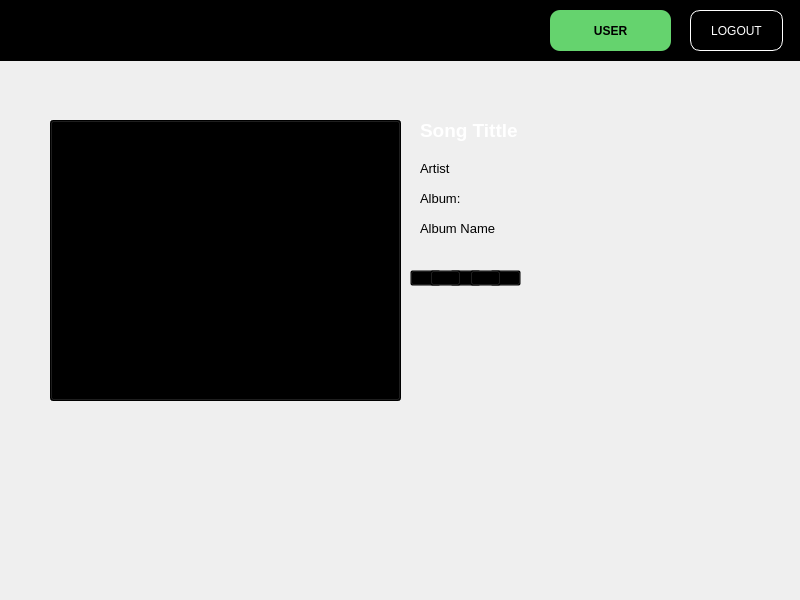
<?xml version="1.0" encoding="UTF-8"?>
<ui version="4.0">
 <class>mainSelectedSong</class>
 <widget class="QMainWindow" name="mainSelectedSong">
  <property name="geometry">
   <rect>
    <x>0</x>
    <y>0</y>
    <width>800</width>
    <height>600</height>
   </rect>
  </property>
  <property name="windowTitle">
   <string>MainWindow</string>
  </property>
  <widget class="QWidget" name="centralwidget">
   <widget class="QPushButton" name="back_btn">
    <property name="geometry">
     <rect>
      <x>-10</x>
      <y>0</y>
      <width>91</width>
      <height>51</height>
     </rect>
    </property>
    <property name="layoutDirection">
     <enum>Qt::LeftToRight</enum>
    </property>
    <property name="autoFillBackground">
     <bool>false</bool>
    </property>
    <property name="styleSheet">
     <string notr="true">
border-radius:10px;
 image: url(D:/College Stuff/Semester 8/Artificial Intelligence/FinalAI/next.png);</string>
    </property>
    <property name="text">
     <string/>
    </property>
    <property name="icon">
     <iconset>
      <normaloff>next-white.png</normaloff>next-white.png</iconset>
    </property>
    <property name="iconSize">
     <size>
      <width>32</width>
      <height>32</height>
     </size>
    </property>
    <property name="checkable">
     <bool>false</bool>
    </property>
   </widget>
   <widget class="QLabel" name="label_username">
    <property name="geometry">
     <rect>
      <x>550</x>
      <y>10</y>
      <width>121</width>
      <height>41</height>
     </rect>
    </property>
    <property name="styleSheet">
     <string notr="true">background-color:#65D36E;
font: 75 9pt &quot;MS Shell Dlg 2&quot;;
border-radius:10px;
text-align: center;
color: bkack;
font-weight: bold;</string>
    </property>
    <property name="text">
     <string>USER</string>
    </property>
    <property name="alignment">
     <set>Qt::AlignCenter</set>
    </property>
   </widget>
   <widget class="QPushButton" name="logout_btn">
    <property name="geometry">
     <rect>
      <x>690</x>
      <y>10</y>
      <width>93</width>
      <height>41</height>
     </rect>
    </property>
    <property name="styleSheet">
     <string notr="true">border:1px solid white;
border-radius:10px;
color:white;</string>
    </property>
    <property name="text">
     <string>LOGOUT</string>
    </property>
   </widget>
   <widget class="QPushButton" name="pushButton_12">
    <property name="geometry">
     <rect>
      <x>50</x>
      <y>120</y>
      <width>351</width>
      <height>281</height>
     </rect>
    </property>
    <property name="autoFillBackground">
     <bool>false</bool>
    </property>
    <property name="styleSheet">
     <string notr="true">background-color:#000000;</string>
    </property>
    <property name="text">
     <string/>
    </property>
    <property name="iconSize">
     <size>
      <width>100</width>
      <height>100</height>
     </size>
    </property>
   </widget>
   <widget class="QLabel" name="songTitle_label">
    <property name="geometry">
     <rect>
      <x>420</x>
      <y>110</y>
      <width>371</width>
      <height>41</height>
     </rect>
    </property>
    <property name="font">
     <font>
      <family>MS Shell Dlg 2</family>
      <pointsize>14</pointsize>
      <weight>75</weight>
      <italic>false</italic>
      <bold>true</bold>
     </font>
    </property>
    <property name="styleSheet">
     <string notr="true">font: 75 14pt &quot;MS Shell Dlg 2&quot;;
font-weight:bold;
color:white;</string>
    </property>
    <property name="text">
     <string>Song Tittle</string>
    </property>
   </widget>
   <widget class="QLabel" name="artistName_label">
    <property name="geometry">
     <rect>
      <x>420</x>
      <y>160</y>
      <width>361</width>
      <height>16</height>
     </rect>
    </property>
    <property name="font">
     <font>
      <pointsize>10</pointsize>
     </font>
    </property>
    <property name="text">
     <string>Artist</string>
    </property>
   </widget>
   <widget class="QLabel" name="label_3">
    <property name="geometry">
     <rect>
      <x>420</x>
      <y>190</y>
      <width>361</width>
      <height>16</height>
     </rect>
    </property>
    <property name="font">
     <font>
      <pointsize>10</pointsize>
     </font>
    </property>
    <property name="text">
     <string>Album:</string>
    </property>
   </widget>
   <widget class="QPushButton" name="star5">
    <property name="geometry">
     <rect>
      <x>490</x>
      <y>270</y>
      <width>31</width>
      <height>16</height>
     </rect>
    </property>
    <property name="styleSheet">
     <string notr="true">
background-color:transparent;</string>
    </property>
    <property name="text">
     <string/>
    </property>
    <property name="icon">
     <iconset>
      <normaloff>emptyStar.png</normaloff>emptyStar.png</iconset>
    </property>
   </widget>
   <widget class="QPushButton" name="star3">
    <property name="geometry">
     <rect>
      <x>450</x>
      <y>270</y>
      <width>31</width>
      <height>16</height>
     </rect>
    </property>
    <property name="styleSheet">
     <string notr="true">
background-color:transparent;</string>
    </property>
    <property name="text">
     <string/>
    </property>
    <property name="icon">
     <iconset>
      <normaloff>emptyStar.png</normaloff>emptyStar.png</iconset>
    </property>
   </widget>
   <widget class="QPushButton" name="star1">
    <property name="geometry">
     <rect>
      <x>410</x>
      <y>270</y>
      <width>31</width>
      <height>16</height>
     </rect>
    </property>
    <property name="styleSheet">
     <string notr="true">
background-color:transparent;</string>
    </property>
    <property name="text">
     <string/>
    </property>
    <property name="icon">
     <iconset>
      <normaloff>emptyStar.png</normaloff>emptyStar.png</iconset>
    </property>
   </widget>
   <widget class="QPushButton" name="star4">
    <property name="geometry">
     <rect>
      <x>470</x>
      <y>270</y>
      <width>31</width>
      <height>16</height>
     </rect>
    </property>
    <property name="styleSheet">
     <string notr="true">
background-color:transparent;</string>
    </property>
    <property name="text">
     <string/>
    </property>
    <property name="icon">
     <iconset>
      <normaloff>emptyStar.png</normaloff>emptyStar.png</iconset>
    </property>
   </widget>
   <widget class="QPushButton" name="star2">
    <property name="geometry">
     <rect>
      <x>430</x>
      <y>270</y>
      <width>31</width>
      <height>16</height>
     </rect>
    </property>
    <property name="styleSheet">
     <string notr="true">
background-color:transparent;</string>
    </property>
    <property name="text">
     <string/>
    </property>
    <property name="icon">
     <iconset>
      <normaloff>emptyStar.png</normaloff>emptyStar.png</iconset>
    </property>
   </widget>
   <widget class="QLabel" name="label">
    <property name="geometry">
     <rect>
      <x>0</x>
      <y>-10</y>
      <width>831</width>
      <height>71</height>
     </rect>
    </property>
    <property name="styleSheet">
     <string notr="true">background-color: #000000;
border-color:white</string>
    </property>
    <property name="text">
     <string/>
    </property>
   </widget>
   <widget class="QLabel" name="label_11">
    <property name="geometry">
     <rect>
      <x>-20</x>
      <y>-50</y>
      <width>831</width>
      <height>651</height>
     </rect>
    </property>
    <property name="font">
     <font>
      <pointsize>25</pointsize>
      <weight>75</weight>
      <bold>true</bold>
     </font>
    </property>
    <property name="text">
     <string/>
    </property>
    <property name="pixmap">
     <pixmap>ai-background.png</pixmap>
    </property>
    <property name="scaledContents">
     <bool>true</bool>
    </property>
    <property name="alignment">
     <set>Qt::AlignCenter</set>
    </property>
   </widget>
   <widget class="QLabel" name="albumName_label">
    <property name="geometry">
     <rect>
      <x>420</x>
      <y>220</y>
      <width>361</width>
      <height>16</height>
     </rect>
    </property>
    <property name="font">
     <font>
      <pointsize>10</pointsize>
     </font>
    </property>
    <property name="text">
     <string>Album Name</string>
    </property>
   </widget>
   <widget class="QLabel" name="label_2">
    <property name="geometry">
     <rect>
      <x>60</x>
      <y>130</y>
      <width>331</width>
      <height>261</height>
     </rect>
    </property>
    <property name="styleSheet">
     <string notr="true">border-radius:15px;</string>
    </property>
    <property name="text">
     <string/>
    </property>
    <property name="pixmap">
     <pixmap>song-bg.png</pixmap>
    </property>
    <property name="scaledContents">
     <bool>true</bool>
    </property>
   </widget>
   <zorder>label_11</zorder>
   <zorder>label</zorder>
   <zorder>back_btn</zorder>
   <zorder>label_username</zorder>
   <zorder>logout_btn</zorder>
   <zorder>pushButton_12</zorder>
   <zorder>songTitle_label</zorder>
   <zorder>artistName_label</zorder>
   <zorder>label_3</zorder>
   <zorder>star5</zorder>
   <zorder>star3</zorder>
   <zorder>star1</zorder>
   <zorder>star4</zorder>
   <zorder>star2</zorder>
   <zorder>albumName_label</zorder>
   <zorder>label_2</zorder>
  </widget>
 </widget>
 <resources/>
 <connections/>
</ui>
